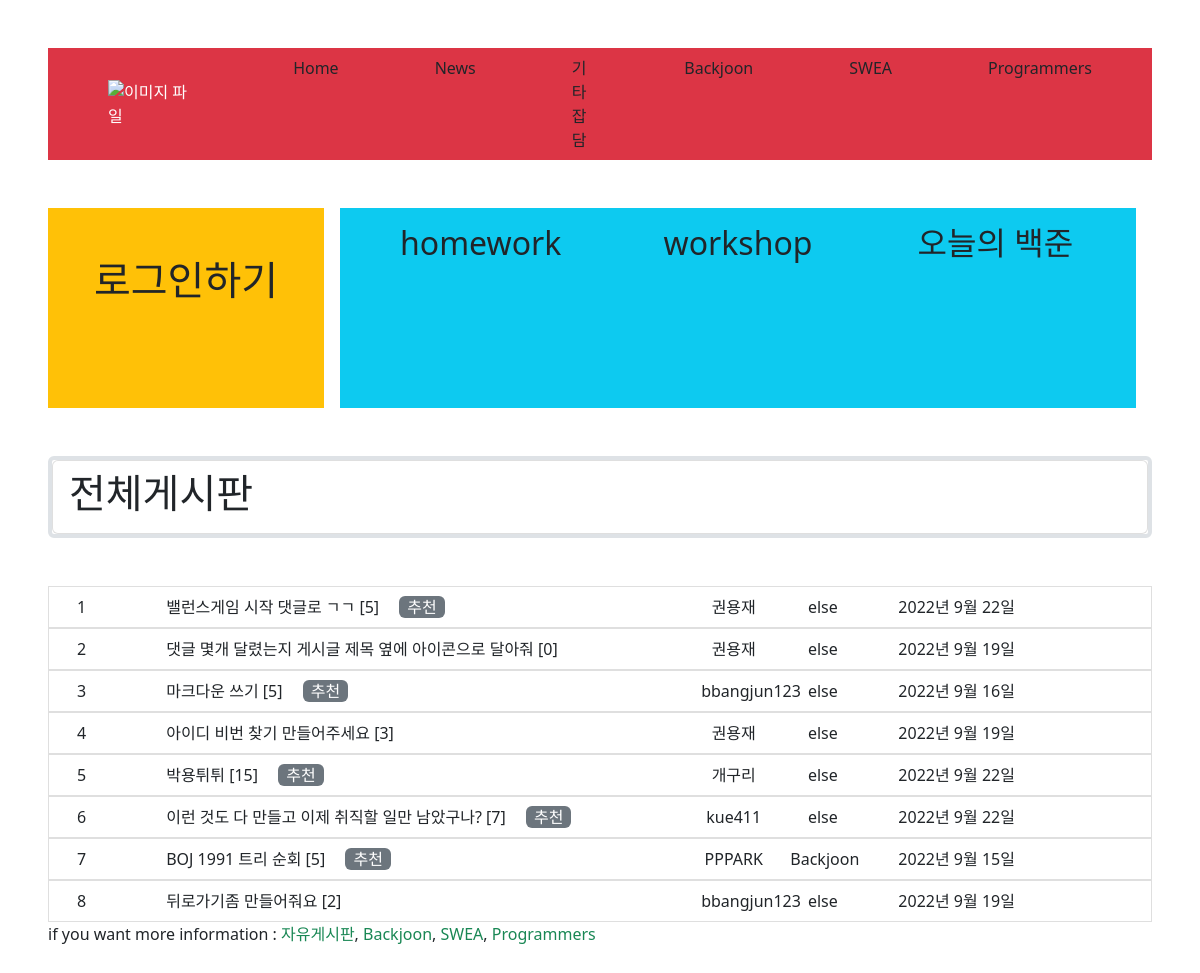
Before: / with the older database file.
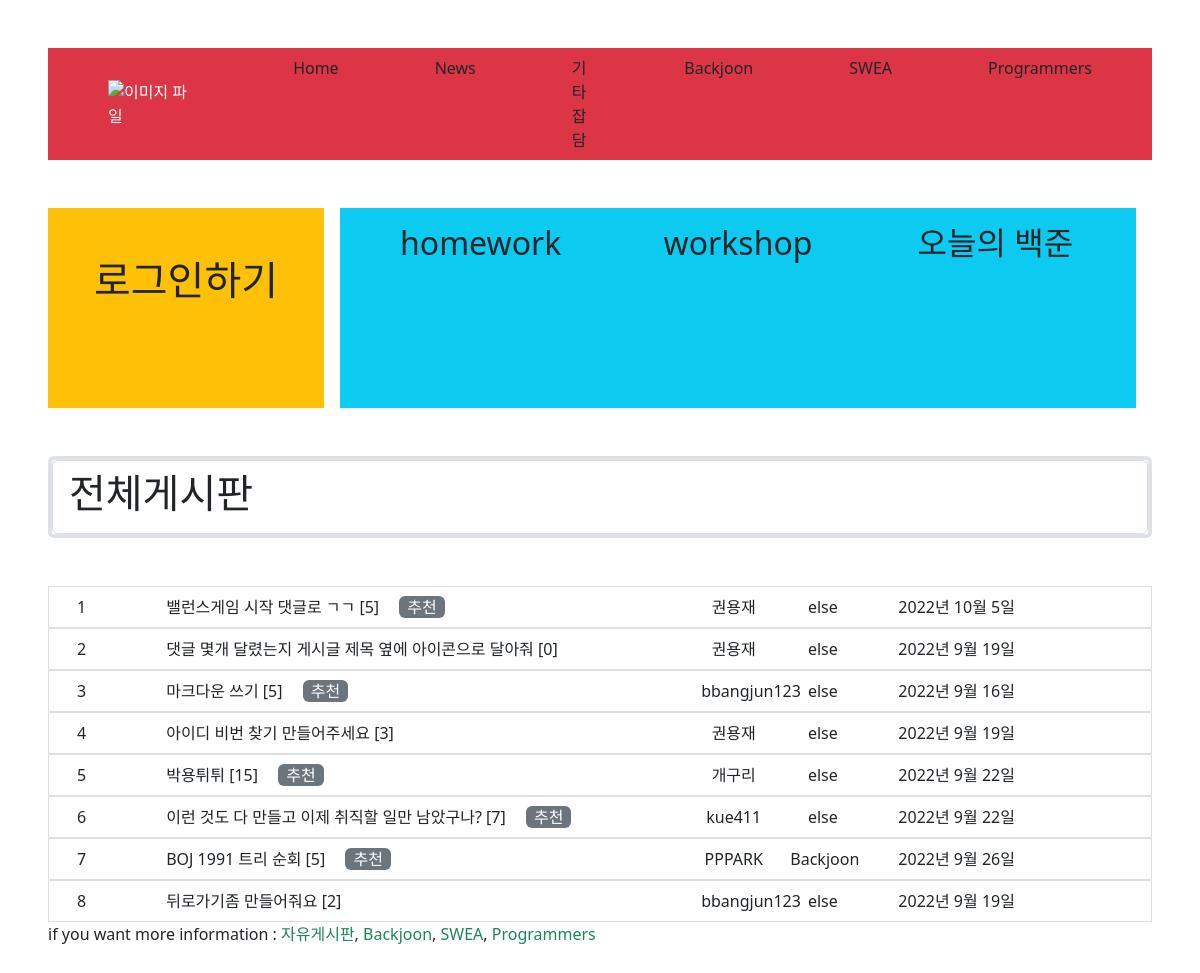
After: the same page with the newer database file.
### articles/models.py (models this page shows)
class ArticleModel(models.Model):
    variety_1 = (
              ('Backjoon', 'Backjoon'),
              ('SWEA', 'SWEA'),
              ('Programmers', 'Programmers'),
              ('else', 'else'),
    )
    username = models.CharField(max_length=30)
    title = models.CharField(max_length= 30)
    content = models.TextField()
    release_date = models.DateField(auto_now = True)
    update_date = models.DateField(auto_now_add= True)
    variety = models.CharField(max_length=30, choices=variety_1)
    visited = models.IntegerField(default=0)

### articles/views.py (the view)
# urls.py: path('', views.home, name = 'home'),
def home(request):
    articles = ArticleModel.objects.all()
    comments = CommentModel.objects.all()
    N = len(articles)
    new_articles = []
    comments_dic = {}
    for i in range(N):
        article = articles[i]
        comments = CommentModel.objects.filter(article = article)
        new_articles.append((article,len(comments),N-i))
    print(new_articles)
    context = {
        "articles" : new_articles,
    }
    return render(request, 'articles/home.html', context)

### articles/templates/articles/home.html (shortened to what this page needs)
{% extends 'base.html' %}
{% block content %}
<ul class="list-group border border-4 my-5">
    <li class="list-group-item d-flex justify-content-between align-items-center">
      <h1>전체게시판</h1>
    </li>
</ul>
<ul class="list-group">
    {% for article, comments, number in articles reversed %}
    <a href="{% url 'articles:detail' article.id %}" class='text-decoration-none'>
    <li class="list-group-item list-group-item-action">
    <div class="container text-center">
        <div class="row">
            <div class="col-1 text-start">{{number}}</div>
            <div class="col-6 text-start">{{article.title}}
                [{{comments}}]
                {% if comments >= 5 %}
                <span class='bg-secondary rounded text-white mx-3 px-2'>추천</span>
                {% endif %}
            </div>
            <div class="col-1">{{article.username}}</div>
            <div class="col-1">{{article.variety}}</div>
            <div class="col-2">{{article.release_date}}</div>
        </div>
    </div>
    </li>
    </a>
    {% endfor %}
    <div>if you want more information : <a href="{% url 'articles:else_board' %}" class='text-decoration-none text-success'>자유게시판</a>, <a href="{% url 'articles:Backjoon_board' %}" class='text-decoration-none text-success'>Backjoon</a>,
       <a href="{% url 'articles:SWEA_board' %}" class='text-decoration-none text-success'>SWEA</a>, <a href="{% url 'articles:Programmers_board' %}" class='text-decoration-none text-success'>Programmers</a> </div>
</ul>
{% endblock content %}

Changed rows visible on the page:
changed ArticleModel "밸런스게임 시작 댓글로 ㄱㄱ": release_date "2022년 9월 22일" → "2022년 10월 5일"
changed ArticleModel "BOJ 1991 트리 순회": release_date "2022년 9월 15일" → "2022년 9월 26일"
